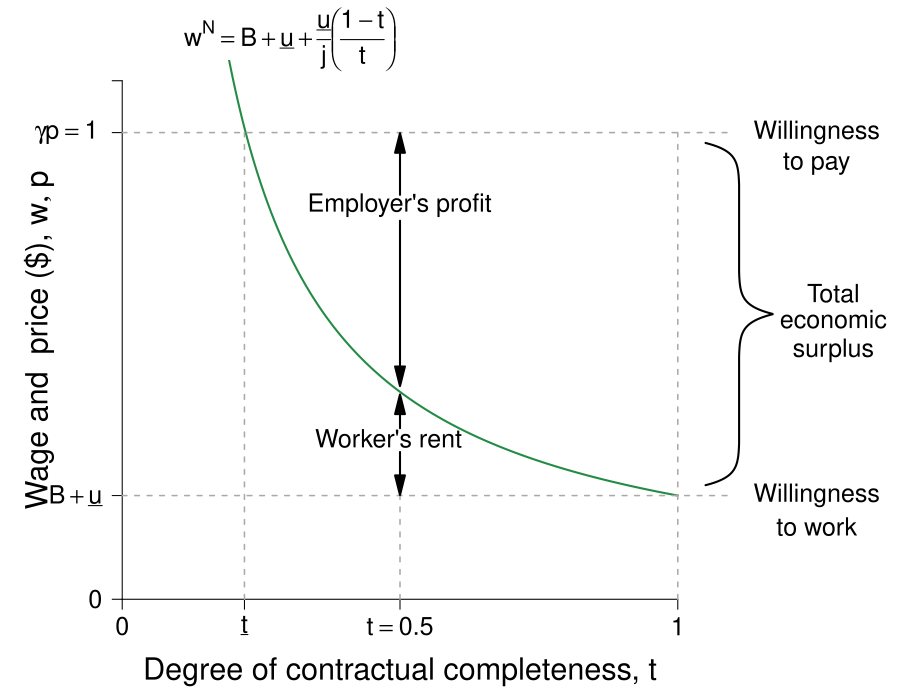

Reproduce this figure in R.
require(ggplot2)
require(shape)
library(pBrackets)
require(plotrix)
pdf(file = "employment/contractual_completeness_degree.pdf", width = 9, height = 7)

#Set parameters for graphics
pointsize <- 1.8
axislabelsize <- 1.8
labelsize <- 1.5
namesize <- 1.8
annotatesize <- 1.5
graphlinewidth <- 2
segmentlinewidth <- 1.5

Incomp <- function(t, ubar = 0.5, B = 0.5, j = 0.5) {
  B + ubar + (ubar*(1 - t)) / (j*t)
}


#COL <- c("#1B9E77", "#D95F02", "#7570B3", "#E7298A", "#66A61E", "#E6AB02", "#A6761D", "#666666")
COL <- c("#238b45","#7fc97f", "#beaed4", "#fdc086", "#ffff99")
par(mar =  c(4, 5, 3, 10))
xlims <- c(0, 1)
ylims <- c(0,5)


plot(0, 0, xlim = xlims, ylim = ylims, type = "n",
     xlab = expression(paste(""), cex = axislabelsize),
     ylab = expression(paste(""), cex = axislabelsize),
     xaxt = "n", yaxt = "n", cex.lab = axislabelsize, bty = "n")

npts <- 500 
npts2 <- 501
#Specify the sequences of points for graphing. 
xx1 <- seq(0, 1, length.out = npts)
xx2 <- seq(xlims[1], xlims[2], length.out = npts)
xx3 <- seq(xlims[1], xlims[2], length.out = npts2)
xx4 <- seq(xlims[1], 25, length.out = npts2)

#Draw the lines for the graphs

lines(xx1, Incomp(xx1), col = COL[1], lwd = graphlinewidth)
#lines(xx1, Incomp(xx1, j = 0.2), col = COL[1], lwd = graphlinewidth)
#lines(xx1, Incomp(xx1, j = 0.8), col = COL[1], lwd = graphlinewidth)

#lines(xx1, Fn(xx1, j = 0.5), col = COL[1], lwd = graphlinewidth)


#Customize ticks and labels for the plot
ticksy <- c(0, 1, 4.5, 5)
ylabels <- c(0, expression(paste(B + underline(u))), NA, NA)
#ticksx <-seq(0, 1, 0.1)
ticksx <- c(0, 0.22, 0.5, 1)
#xlabels <-seq(0, 1, 0.1)
xlabels <- c(0, NA, expression(paste(t == 0.5)), 1)
axis(1, at = ticksx, pos = 0, labels = xlabels, cex.axis = labelsize)

axis(2, at = ticksy, pos = 0, labels = ylabels, las = 1, cex.axis = labelsize)

#Segments
segments(0, 1, 1.1, 1, lty = 2, lwd = 1.5, col = "darkgray", xpd = TRUE)
segments(1, 0, 1, 4.5, lty = 2, lwd = 1.5, col = "darkgray")
segments(0.22,0,0.22,4.5,lty = 2, lwd = 1.5, col = "darkgray", xpd = TRUE)
segments(0, 4.5, 1.1,4.5, lty = 2, lwd = 1.5, col = "darkgray", xpd = TRUE)

segments(0.5, 0, 0.5, 1,lty = 2, lwd = 1.5, col = "darkgray", xpd = TRUE)

#Axis tick labels
#y
text(-0.1, 4.5, expression(paste(gamma*p==1)), cex = labelsize, xpd = TRUE)
#text(-0.05, 0.8, expression(paste(p^B)), cex = labelsize, xpd = TRUE)
#x
text(0.22, -0.25, expression(paste(underline(t))), cex = labelsize, xpd = TRUE)
#text(1, -0.07, expression(paste(1)), cex = labelsize, xpd = TRUE)

#Text annotations
# text(0.42, 5.45, expression(paste("No-shirking condition")), cex = labelsize, xpd = TRUE)
text(0.3, 5.4, expression(paste(w^N== B + underline(u) + frac(underline(u), j)*bgroup("(",frac(1 - t , t),")") )), cex = labelsize, xpd = TRUE)
# text(-0.1, 1, expression(paste(B + underline(u))), cex = labelsize, xpd = TRUE)
# #text(1.15, 4.5, expression(paste(gamma[p])), cex = labelsize, xpd = TRUE)
text(0.48, 1.55, expression(paste("Worker's rent")), cex = labelsize, xpd = TRUE)
text(0.5, 3.8, expression(paste("Employer's profit")), cex = labelsize, xpd = TRUE)
# 
text(1.28, 2.95, expression(paste("Total")), cex = labelsize, xpd = TRUE)
text(1.28, 2.7, expression(paste("economic")), cex = labelsize, xpd = TRUE)
text(1.28, 2.4, expression(paste("surplus")), cex = labelsize, xpd = TRUE)

text(1.25, 4.5, expression(paste("Willingness")), cex = labelsize, xpd = TRUE)
text(1.25, 4.2, expression(paste("to pay")), cex = labelsize, xpd = TRUE)

text(1.25, 1, expression(paste("Willingness")), cex = labelsize, xpd = TRUE)
text(1.25, 0.7, expression(paste("to work")), cex = labelsize, xpd = TRUE)


#Brackets
brackets(x1 = 1.05, y1 = 4.4, x2 = 1.05, y2 = 1.1,  ticks = 0.5, curvature = 0.5, type = 1,
         col = "black", lwd = 2, lty = 1, xpd = TRUE)


# #Arrows
Arrows(0.5, 1.65, 0.5, 1.88, col = "black", lty = 1, lwd = 2, arr.type = "triangle")
Arrows(0.5, 1.42, 0.5, 1.1, col = "black", lty = 1, lwd = 2, arr.type = "triangle")
Arrows(0.5, 3.9, 0.5, 4.4, col = "black", lty = 1, lwd = 2, arr.type = "triangle")
Arrows(0.5, 3.65, 0.5, 2.15, col = "black", lty = 1, lwd = 2, arr.type = "triangle")

#Axes labels
text(0.5, -0.7, expression(paste("Degree of contractual completeness, t")), xpd = TRUE, cex = axislabelsize) 
text(-0.15, 2.5, expression(paste("Wage and  price ($), ", list(w, p) )), xpd = TRUE, cex = axislabelsize,srt = 90) 

# text(0.1, 4, expression(paste(j == 0.2)), cex = labelsize, xpd = TRUE)
# text(0.33, 4, expression(paste(j == 0.5)), cex = labelsize, xpd = TRUE)
# text(0.54, 4, expression(paste(j == 0.8)), cex = labelsize, xpd = TRUE)

dev.off()
